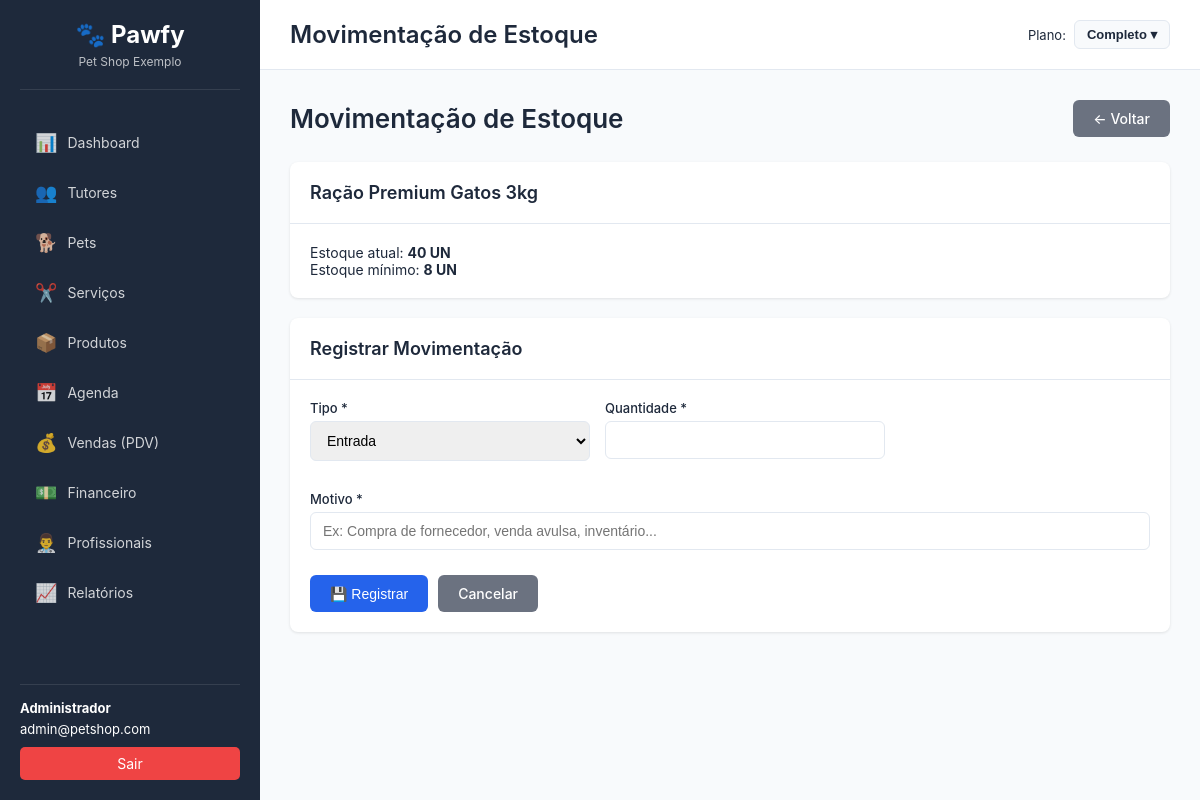
Page /?page=produtos&action=movimentacao&id=1 (signed in) on the committed database.
### tables this page shows
CREATE TABLE IF NOT EXISTS produtos (
    id INT AUTO_INCREMENT PRIMARY KEY,
    company_id INT NOT NULL,
    nome VARCHAR(255) NOT NULL,
    descricao TEXT,
    sku VARCHAR(50),
    categoria VARCHAR(100),
    preco_venda DECIMAL(10,2) NOT NULL,
    preco_custo DECIMAL(10,2),
    estoque_atual INT DEFAULT 0,
    estoque_minimo INT DEFAULT 0,
    unidade VARCHAR(20) DEFAULT 'UN',
    status ENUM('ativo', 'inativo') DEFAULT 'ativo',
    data_criacao TIMESTAMP DEFAULT CURRENT_TIMESTAMP,
    data_atualizacao TIMESTAMP DEFAULT CURRENT_TIMESTAMP ON UPDATE CURRENT_TIMESTAMP,
    FOREIGN KEY (company_id) REFERENCES companies(id) ON DELETE CASCADE,
    INDEX idx_company (company_id),
    INDEX idx_nome (nome),
    INDEX idx_sku (sku),
    INDEX idx_estoque (estoque_atual)
);

### database/connection.php (called while the page is built, shortened)
<?php
require_once __DIR__ . '/../config/config.php';
class Database {
    private static $instance = null;
    private $connection;
    private function __construct() {
        try {
            $dsn = "mysql:host=" . DB_HOST . ";dbname=" . DB_NAME . ";charset=" . DB_CHARSET;
            $options = [
                PDO::ATTR_ERRMODE => PDO::ERRMODE_EXCEPTION,
                PDO::ATTR_DEFAULT_FETCH_MODE => PDO::FETCH_ASSOC,
                PDO::ATTR_EMULATE_PREPARES => false,
                PDO::MYSQL_ATTR_INIT_COMMAND => "SET NAMES " . DB_CHARSET
            ];
            $this->connection = new PDO($dsn, DB_USER, DB_PASS, $options);
        } catch (PDOException $e) {
            die("Erro na conexão com o banco de dados: " . $e->getMessage());
        }
    }
    public static function getInstance() {
        if (self::$instance === null) {
            self::$instance = new self();
        }
        return self::$instance;
    }
    public function queryOne($sql, $params = []) {
        try {
            $stmt = $this->connection->prepare($sql);
            $stmt->execute($params);
            return $stmt->fetch();
        } catch (PDOException $e) {
            error_log("Erro na query: " . $e->getMessage());
            return false;
        }
    }
}

### config/config.php (called while the page is built, shortened)
<?php
function getCompanyId() {
    return $_SESSION['company_id'] ?? null;
}

### classes/Produto.class.php (called while the page is built, shortened)
<?php
require_once __DIR__ . '/../database/connection.php';
class Produto {
    private $db;
    private $company_id;
    public function __construct($company_id = null) {
        $this->db = Database::getInstance();
        $this->company_id = $company_id ?? getCompanyId();
    }
    public function getById($id) {
        $sql = "SELECT * FROM produtos WHERE id = :id AND company_id = :company_id";
        $params = [
            ':id' => $id,
            ':company_id' => $this->company_id
        ];
        return $this->db->queryOne($sql, $params);
    }
}

### views/produtos/movimentacao.php (the view, shortened to what this page needs)
<div class="page-header">
    <h2>Movimentação de Estoque</h2>
    <a href="?page=produtos&action=view&id=<?= $dados['id'] ?>" class="btn btn-secondary">← Voltar</a>
</div>
<div class="card">
    <div class="card-header">
        <h3><?= htmlspecialchars($dados['nome']) ?></h3>
    </div>
    <div class="card-body">
        <p>Estoque atual: <strong><?= $dados['estoque_atual'] ?> <?= htmlspecialchars($dados['unidade']) ?></strong></p>
        <p>Estoque mínimo: <strong><?= $dados['estoque_minimo'] ?> <?= htmlspecialchars($dados['unidade']) ?></strong></p>
    </div>
</div>
<div class="card">
    <div class="card-header">
        <h3>Registrar Movimentação</h3>
    </div>
    <div class="card-body">
        <form method="POST" class="form">
            <div class="form-row">
                <div class="form-group col-md-4">
                    <label for="tipo">Tipo *</label>
                    <select id="tipo" name="tipo" class="form-control" required>
                        <option value="entrada">Entrada</option>
                    </select>
                </div>
                <div class="form-group col-md-4">
                    <label for="quantidade">Quantidade *</label>
                    <input type="number" id="quantidade" name="quantidade" class="form-control" required min="1" value="">
                </div>
            </div>
            <div class="form-group">
                <label for="motivo">Motivo *</label>
                <input type="text" id="motivo" name="motivo" class="form-control" required placeholder="Ex: Compra de fornecedor, venda avulsa, inventário...">
            </div>
            <div class="form-actions">
                <button type="submit" class="btn btn-primary">💾 Registrar</button>
                <a href="?page=produtos&action=view&id=<?= $dados['id'] ?>" class="btn btn-secondary">Cancelar</a>
            </div>
        </form>
    </div>
</div>
<?php
include __DIR__ . '/../template.php';
?>

### public/css/style.css (style rules this page uses)
:root { --primary-color: #2563EB; --secondary-color: #F97316; --success-color: #10B981; --danger-color: #EF4444; --warning-color: #F97316; --info-color: #2563EB; --dark-color: #1E293B; --light-color: #F8FAFC; --border-color: #E2E8F0; --text-color: #1E293B; --sidebar-width: 260px; }
* { margin: 0; padding: 0; box-sizing: border-box; }
body { font-family: -apple-system, BlinkMacSystemFont, 'Segoe UI', Roboto, 'Helvetica Neue', Arial, sans-serif; font-size: 14px; color: var(--text-color); background-color: #F8FAFC; }
.card { background-color: white; border-radius: 8px; box-shadow: 0 1px 3px rgba(0, 0, 0, 0.1); margin-bottom: 20px; }
.card-header { padding: 20px; border-bottom: 1px solid var(--border-color); display: flex; justify-content: space-between; align-items: center; }
.card-header h3 { font-size: 18px; font-weight: 600; }
.card-body { padding: 20px; }
.btn { display: inline-block; padding: 10px 20px; border-radius: 6px; text-decoration: none; border: none; cursor: pointer; font-size: 14px; font-weight: 500; transition: all 0.3s; }
.btn-primary { background-color: var(--primary-color); color: white; }
.btn-secondary { background-color: #6B7280; color: white; }
.form { max-width: 100%; }
.form-row { display: flex; gap: 15px; margin-bottom: 15px; }
.form-group { margin-bottom: 15px; flex: 1; }
.form-group label { display: block; margin-bottom: 5px; font-weight: 500; font-size: 13px; }
.form-control { width: 100%; padding: 10px 12px; border: 1px solid var(--border-color); border-radius: 6px; font-size: 14px; transition: all 0.3s; }
.form-actions { margin-top: 25px; display: flex; gap: 10px; }
.page-header { display: flex; justify-content: space-between; align-items: center; margin-bottom: 25px; }
.page-header h2 { font-size: 26px; font-weight: 600; }
.col-md-4 { flex: 0 0 33.33%; }
.col-md-4 { flex: 0 0 33.33%; max-width: 33.33%; }

### rows in the picture
produtos: nome "Ração Premium Gatos 3kg", estoque_atual "40", unidade "UN", estoque_minimo "8"

### other values in the picture
$_SESSION['company_name'] "Pet Shop Exemplo"
$_SESSION['user_name'] "Administrador"
$_SESSION['user_email'] "admin@petshop.com"
$page_title "Movimentação de Estoque"
PLANOS[$_SESSION['plano'] ?? 'completo']['nome'] "Completo"
